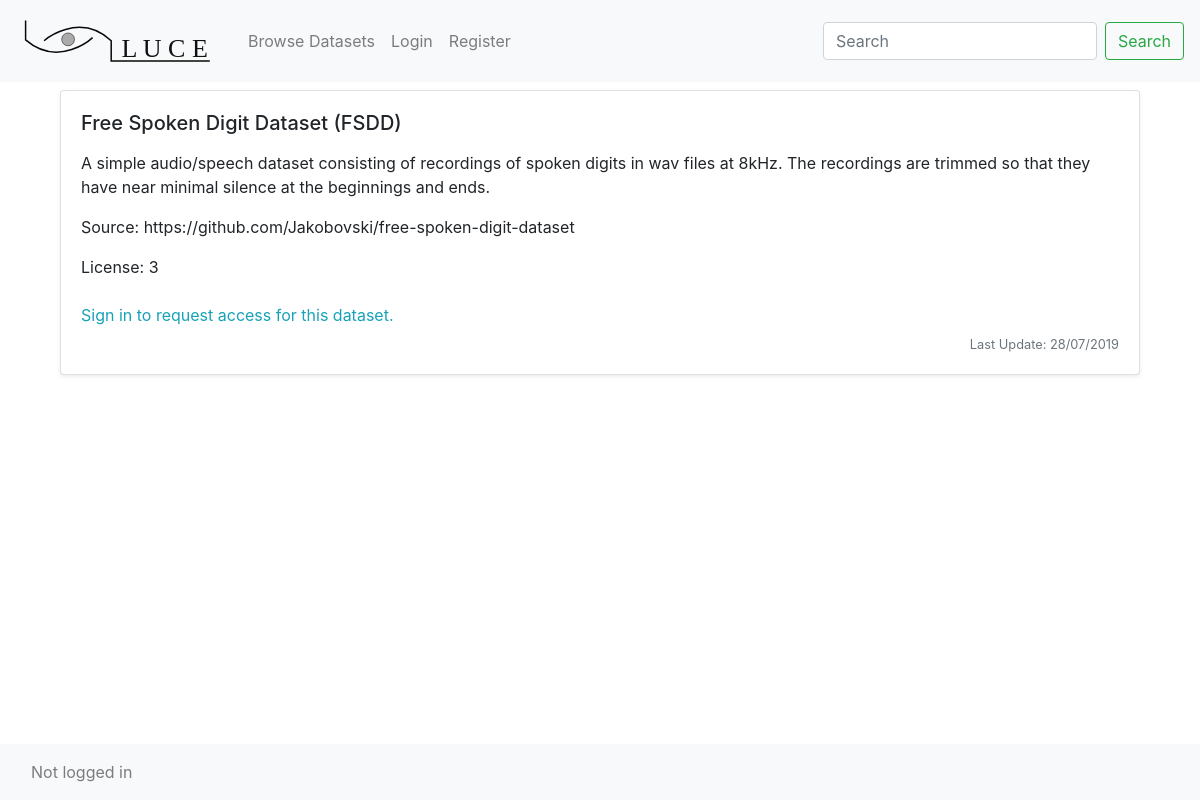
The app's page /data/1/ with its own data.
### datastore/models.py (models this page shows, shortened)
class Dataset(models.Model):
    title           = models.CharField(max_length=120)
    description     = models.TextField(null=True, blank=True)
    license         = models.IntegerField() # encoded as integer
    file            = models.FileField(upload_to='files/', blank=True, null=True)
    owner           = models.CharField(max_length=120) # owner username/email
    owner_address   = models.CharField(max_length=180) # msg.sender
    contract_address= models.CharField(max_length=180) # address of smart contract
    published       = models.BooleanField(default = False)
    access_granted  = models.ManyToManyField(User, related_name='datasets_accessible')
    created_by      = models.ForeignKey(User, default=1, null=True, on_delete=models.SET_NULL, related_name='datasets_owned')
    timestamp       = models.DateTimeField(auto_now_add=True)
    updated         = models.DateTimeField(auto_now=True)
    objects         = DatasetManager()
    class Meta:
        ordering = ['-updated', '-timestamp']

### datastore/views.py (the view)
# urls.py: path('data/<int:dataset_id>/', detail_view),
def detail_view(request, dataset_id):
    obj = get_object_or_404(Dataset, id=dataset_id)
    context = {"dataset": obj,
                "user": request.user}
    template = 'data/detail.html'
    return render(request, template, context)

### datastore/managers.py (called while the page is built)
    def get_queryset(self):
        return DatasetQuerySet(self.model, using=self._db)

### datastore/templates/data/detail.html (shortened to what this page needs)
{% extends "base.html" %}
{% block content %}
<div class='container'>
			<div class="col my-2">
			    <div class="card shadow-sm">
			      <div class="card-body">
			        <h5 class="card-title"> {{ dataset.title }} </h5>
			        <p class="card-text"> {{ dataset.description|linebreaks }} </p>
			        <p class="card-text"> License: {{ dataset.license }} </p>
					{% if not user.is_authenticated %}
					<a class="navbar-text text-info" href="/login">Sign in to request access for this dataset.</a>
			              <div class="d-flex justify-content-between align-items-center">
			                <small class="text-muted"> Last Update: {{ dataset.updated|date:"d/m/Y" }}</small>
			              </div>
					{% endif %}
			      </div>
			    </div>
			  </div>
</div>
{% endblock %}

### records on screen
Dataset: title "Free Spoken Digit Dataset (FSDD)", description "A simple audio/speech dataset consisting of recordings of spoken digits in wav files at 8kHz. The recordings are trimmed so that they have near minimal silence at the beginnings and ends. Source: https://github.com/Jakobovski/free-spoken-digit-dataset", license "3", updated "28/07/2019"
